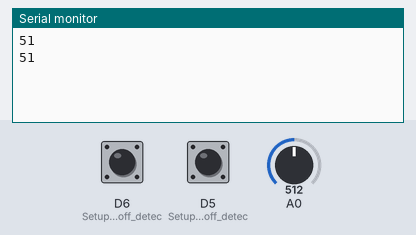
Simulated run of this sketch. Board: ESP8266 (NodeMCU). Parts: the last lines printed to the serial monitor. The test bench sets the inputs (shaded band); at power-on: D6 (Setup_for_leads_off_detec) LOW, A0 = 512, D5 (Setup_for_leads_off_detec) LOW.

Above: at 1.8 s.
1.9 s: D6 (Setup_for_leads_off_detec) pulled HIGH for 1.2 s
At 2.4 s:
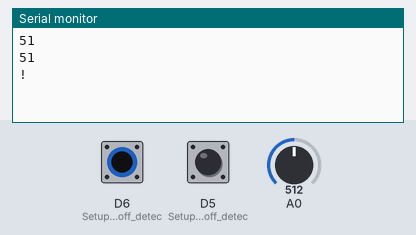
4.6 s: A0 set to 716
At 5.8 s:
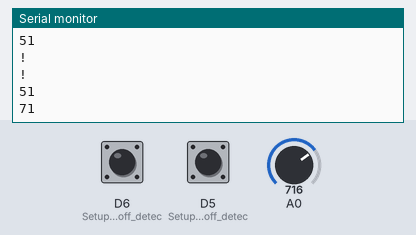
6.1 s: A0 set to 900
At 6.1 s:
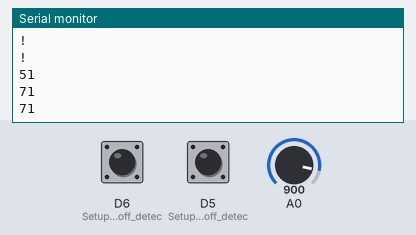
Timing chart, 0 to 9.1 s (numbered marks = the images above; inputs shaded):
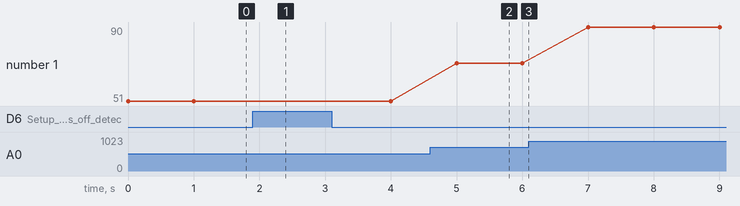

Measured:
- after the input at 1.9 s, the serial monitor: prints a new line after 0.10 s (image 1)
- after the input at 4.6 s, the serial monitor: prints a new line after 0.40 s (image 2)
- plotted number 1: 51 → 71 after the input at 4.6 s, 71 → 90 after the input at 6.1 s

The sketch:

ecgmainunit.ino
```cpp
void setup()
{
// initialize the serial communication:
Serial.begin(9600);
pinMode(D5, INPUT); // Setup for leads off detection LO +
pinMode(D6, INPUT); // Setup for leads off detection LO -

}

void loop() {

if((digitalRead(D5) == 1)||(digitalRead(D6) == 1)){
Serial.println('!');
}
else{
// send the value of analog input 0:
Serial.println(analogRead(A0)/10);
}
//Wait for a bit to keep serial data from saturating
delay(1000);
}
```
